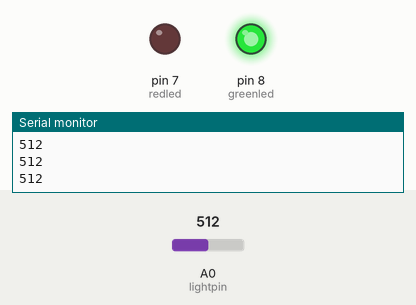
Simulated run of this sketch. Board: Arduino Uno, built with avr-gcc and run on an emulated ATmega328P. Shown: output pins drawn as LEDs (lit = HIGH), the last lines printed to the serial monitor. The inputs (shaded band) are chosen by the test bench; at power-on: A0 (lightpin) = 512.

Above: at 1.4 s.
1.5 s: A0 (lightpin) set to 54
3.6 s: A0 (lightpin) set to 46
At 5.4 s:
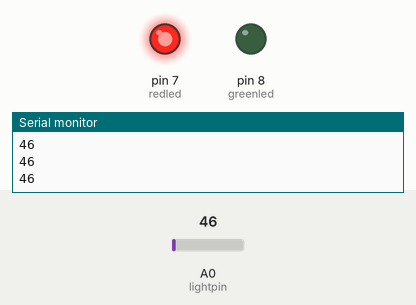
5.7 s: A0 (lightpin) set to 122
At 7.4 s:
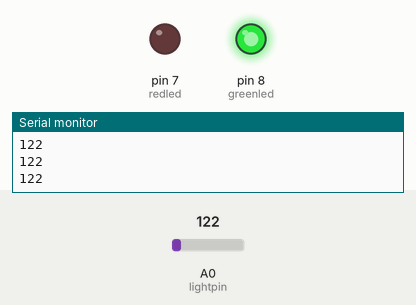
8.1 s: A0 (lightpin) set to 40
At 9.3 s:
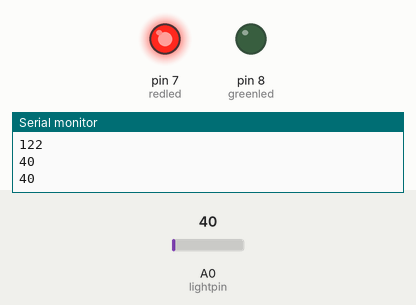
Timing chart, 0 to 11.1 s (numbered marks = the images above; inputs shaded):
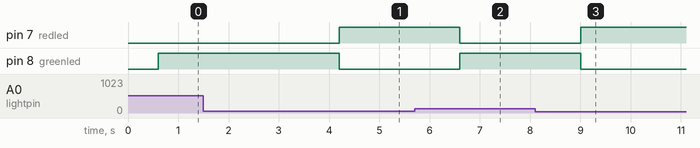

Measured:
- the behaviour switches between 51 and 50 on A0 (lightpin) (found by bisection; images 0 and 1)
- after the input at 3.6 s, pin 7 (redled): LOW → HIGH after 0.60 s; pin 8 (greenled): HIGH → LOW after 0.60 s
- after the input at 5.7 s, pin 7 (redled): HIGH → LOW after 0.90 s; pin 8 (greenled): LOW → HIGH after 0.90 s
- after the input at 8.1 s, pin 7 (redled): LOW → HIGH after 0.90 s; pin 8 (greenled): HIGH → LOW after 0.90 s

The sketch:

LightSensorIndicator.ino
```cpp
int lightpin = A0;
int lightval;
int redled = 7;
int greenled = 8;
int delayT = 600;

void setup() {
  // put your setup code here, to run once:
  pinMode(lightpin, INPUT);
  pinMode(redled, OUTPUT);
  pinMode(greenled, OUTPUT);
  Serial.begin(9600);
}

void loop() {
  // put your main code here, to run repeatedly:
  lightval = analogRead(lightpin);

  Serial.println(lightval);
  delay(delayT);

  if (lightval > 50)
  {
    digitalWrite(greenled, HIGH);
    digitalWrite(redled, LOW);
  }
  else if (lightval <= 50)
  {
    digitalWrite(redled, HIGH);
    digitalWrite(greenled, LOW);
  }
}
```
